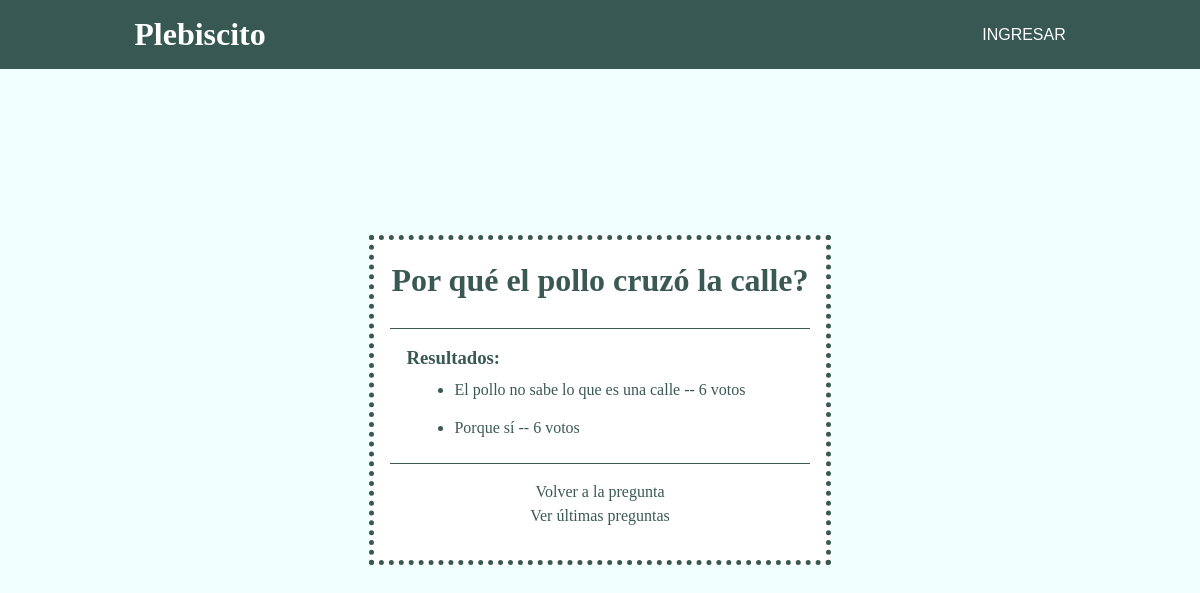
The page /polls/5/results on the database as committed earlier.
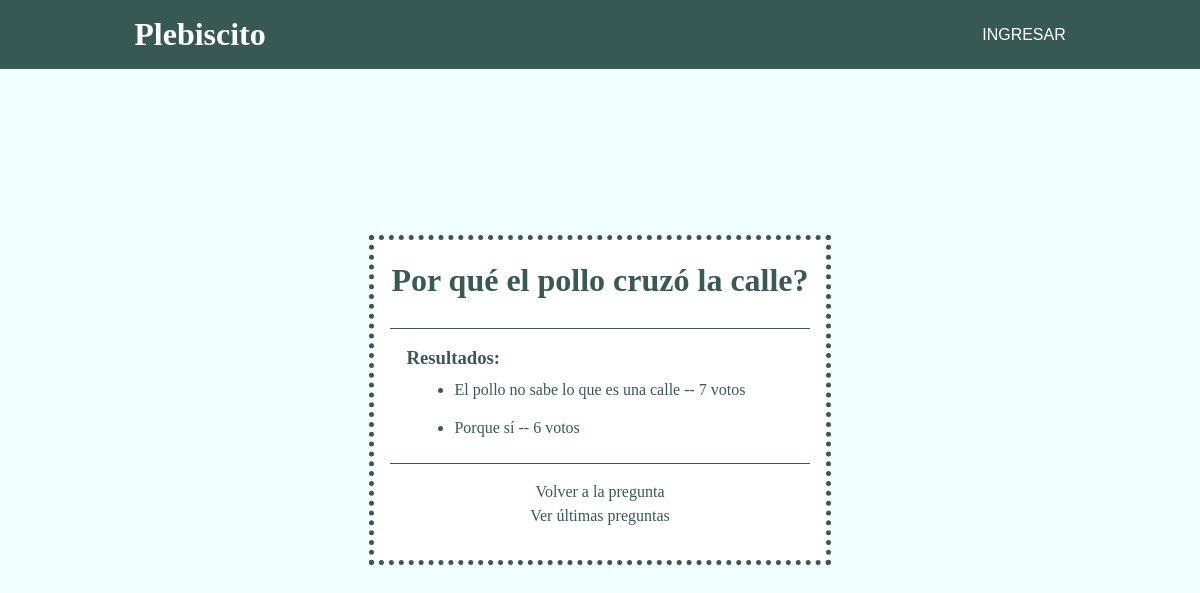
The same page on the database as committed later.
### polls/models.py (models this page shows, shortened)
class Choice(models.Model):
    question = models.ForeignKey(Question, on_delete=models.CASCADE)
    choice_text = models.CharField(max_length=200)
    votes = models.IntegerField(default=0)

### polls/views.py (the view)
# urls.py: path('<int:pk>/results', views.ResultsView.as_view(), name='results'),
class ResultsView(generic.DetailView):
    model = Question
    template_name = 'polls/results.html'

### polls/templates/polls/results.html (shortened to what this page needs)
{% extends 'base.html' %}
{% block content %}
<div class="sub-title">
  <h1>{{ question.question_text }}</h1>
</div>
<div class="sub-content">
  <h3>Resultados:</h2>
  <ul>
{% for choice in question.choice_set.all %}
  <div class="sub-option">
    <li>{{ choice.choice_text }} -- {{ choice.votes }} voto{{ choice.votes|pluralize }}</li>
  </div>
{% endfor %}
  </ul>
</div>
<div class="sub-footer">
  <a href="{% url 'polls:detail' question.id %}">Volver a la pregunta</a>
  <br><a href="{% url 'polls:index' %}">Ver últimas preguntas</a>
{% endblock %}

Rows that differ between the two databases and show on the page:
changed Choice "El pollo no sabe lo que es una calle": votes "6" → "7"
